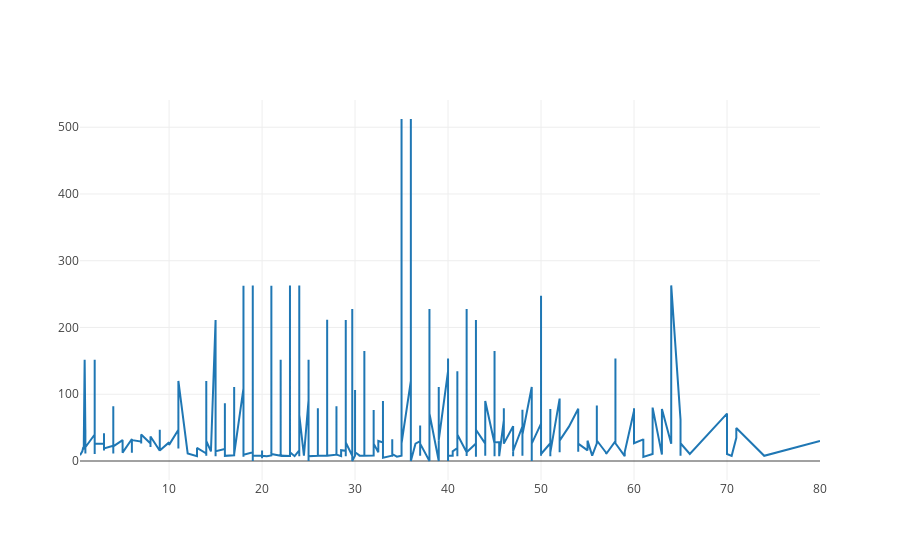

Write notebook code for a chart like this one.
### Markdown cell above
<h3>Gráfico de linha no Plotly</h3>

### Code cell
trace1 = go.Scatter(
    x=result['Age'],
    y=result['Fare'],
    name = '<b>No</b> Gaps', # Style name/legend entry with html tags
    connectgaps=True
)

data = [trace1]

py.iplot(data, filename='basic-line')

### Figure 1 — Plotly figure (JSON) as saved in the notebook; plotly's stock layout.template omitted (floating-point values rounded to 4 significant figures; data arrays with more than 128 entries replaced by an {"elided": "..."} marker saying what was removed)
{"data": [{"connectgaps": true, "name": "<b>No</b> Gaps", "type": "scatter", "x": {"elided": "891 float values"}, "y": {"elided": "891 float values"}}], "layout": {}}
